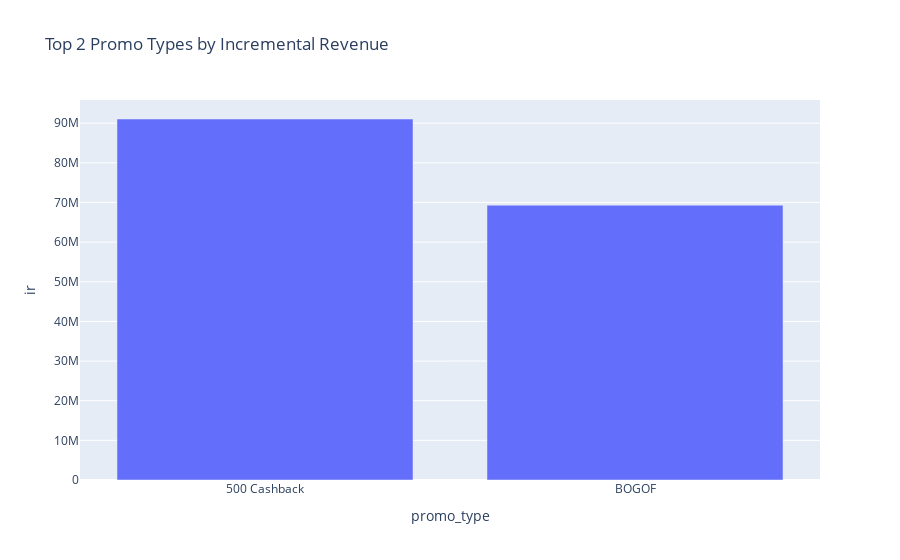
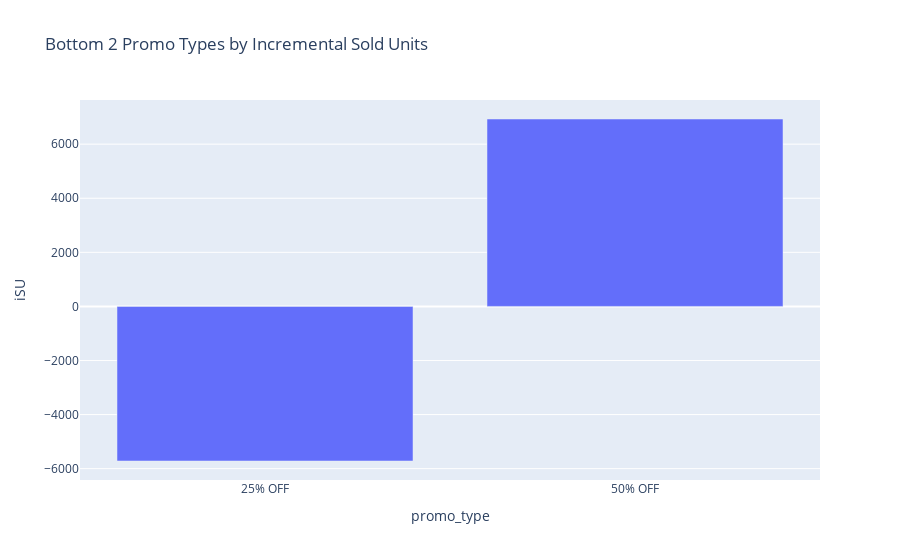

The cell these charts' notebook holds for them, in order:
### Markdown cell above
<h1 align="center">Exploratory Promotion type Analysis</h1>

### Code cell
# Promotion Type Analysis:

# Product and Category Analysis:

# Top 2 promotion types by Incremental Revenue
fig_top_promo_types_ir = px.bar(top_2_promo_types_ir, x=top_2_promo_types_ir.index, y='ir', title='Top 2 Promo Types by Incremental Revenue')
fig_top_promo_types_ir.show()

# Bottom 2 promotion types by Incremental Sold Units
fig_bottom_promo_types_isu = px.bar(bottom_2_promo_types_isu, x=bottom_2_promo_types_isu.index, y='iSU', title='Bottom 2 Promo Types by Incremental Sold Units')
fig_bottom_promo_types_isu.show()

### Figure 1 — Plotly figure (JSON) as saved in the notebook; plotly's stock layout.template omitted (floating-point values rounded to 4 significant figures)
{"data": [{"alignmentgroup": "True", "hovertemplate": "promo_type=%{x}<br>ir=%{y}<extra></extra>", "legendgroup": "", "marker": {"color": "#636efa", "pattern": {"shape": ""}}, "name": "", "offsetgroup": "", "orientation": "v", "showlegend": false, "textposition": "auto", "type": "bar", "x": ["500 Cashback", "BOGOF"], "xaxis": "x", "y": [91053000, 69316990], "yaxis": "y"}], "layout": {"barmode": "relative", "legend": {"tracegroupgap": 0}, "title": {"text": "Top 2 Promo Types by Incremental Revenue"}, "xaxis": {"anchor": "y", "domain": [0, 1], "title": {"text": "promo_type"}}, "yaxis": {"anchor": "x", "domain": [0, 1], "title": {"text": "ir"}}}}

### Figure 2 — Plotly figure (JSON) as saved in the notebook; plotly's stock layout.template omitted (floating-point values rounded to 4 significant figures)
{"data": [{"alignmentgroup": "True", "hovertemplate": "promo_type=%{x}<br>iSU=%{y}<extra></extra>", "legendgroup": "", "marker": {"color": "#636efa", "pattern": {"shape": ""}}, "name": "", "offsetgroup": "", "orientation": "v", "showlegend": false, "textposition": "auto", "type": "bar", "x": ["25% OFF", "50% OFF"], "xaxis": "x", "y": [-5717, 6931], "yaxis": "y"}], "layout": {"barmode": "relative", "legend": {"tracegroupgap": 0}, "title": {"text": "Bottom 2 Promo Types by Incremental Sold Units"}, "xaxis": {"anchor": "y", "domain": [0, 1], "title": {"text": "promo_type"}}, "yaxis": {"anchor": "x", "domain": [0, 1], "title": {"text": "iSU"}}}}
